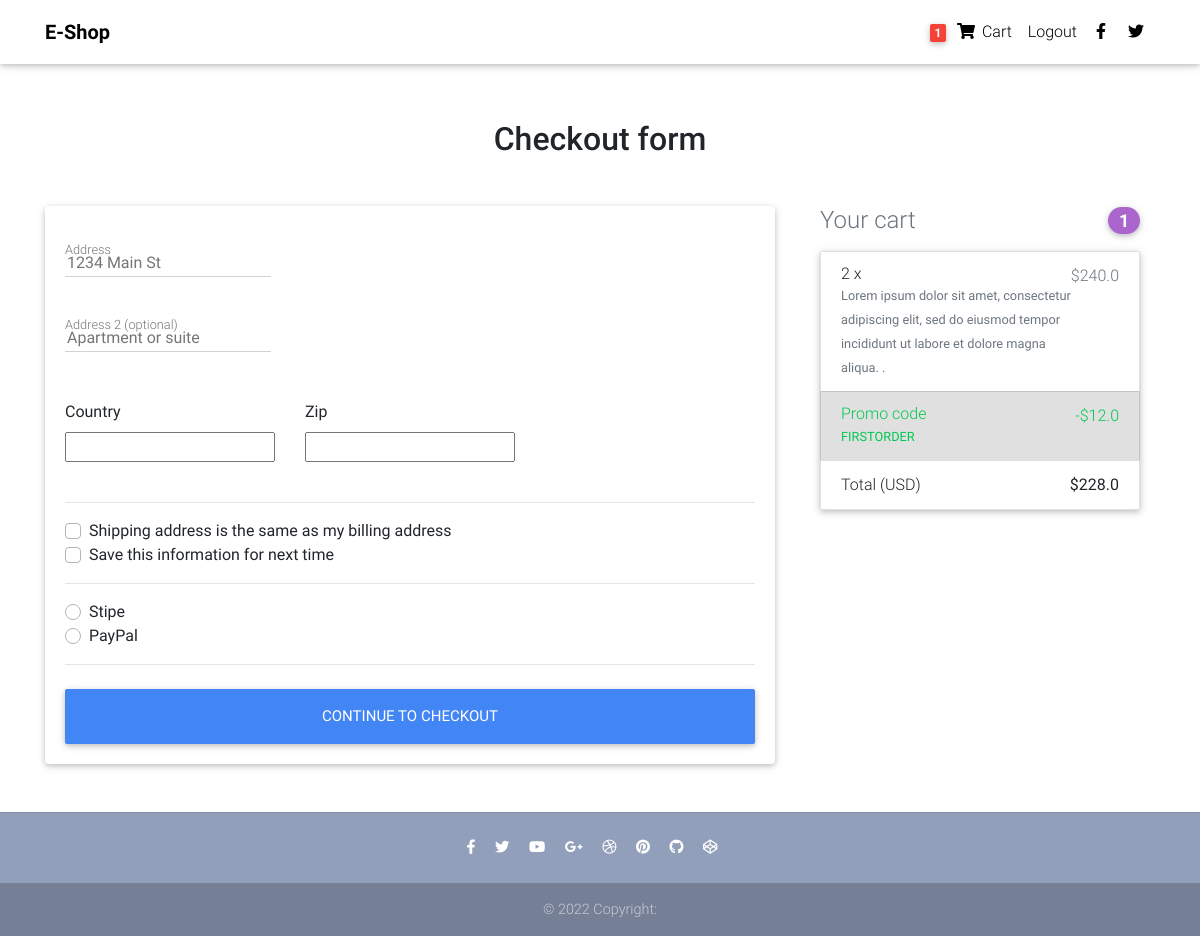
Screenshot of /checkout/ (signed in) with the database file from the repository.
### onlinestore/models.py (models this page shows, shortened)
class Order(models.Model):
    user = models.ForeignKey(User, on_delete=models.CASCADE) # CASCADE -> delte child rows after parent's record deletion
    ref_code = models.CharField(max_length=25)
    items = models.ManyToManyField(OrderItem)
    numbers = models.PositiveIntegerField(default=1)
    start_date = models.DateTimeField(auto_now_add=True)
    ordered = models.BooleanField(default=False)
    placed_date = models.DateTimeField()
    billing_address = models.ForeignKey('BillingAddress', on_delete=models.SET_NULL,blank=True,null=True)
    payment = models.ForeignKey('Payment', on_delete=models.SET_NULL,blank=True,null=True)
    coupon = models.ForeignKey('Coupon', on_delete=models.SET_NULL,blank=True, null=True)
    being_delievered = models.BooleanField(default=False)
    recieved = models.BooleanField(default=False)
    refund_requested = models.BooleanField(default=False)
    refund_granted = models.BooleanField(default=False)
    def get_total(self):
        total=0
        for order_item in self.items.all():
            total = total + order_item.get_final_price()
        if self.coupon:
            total -= self.coupon.amount
        return total

class OrderItem(models.Model):
    user = models.ForeignKey(User, on_delete=models.CASCADE,blank=True, null=True)
    ordered = models.BooleanField(default=False)
    item = models.ForeignKey(Item, on_delete=models.CASCADE)
    quantity = models.IntegerField(default=1)
    def get_total_discount_item_price(self):
        return self.quantity * self.item.discount
    def get_final_price(self):
        if self.item.discount:
            return self.get_total_discount_item_price()
        return self.get_total_item_price()

class Item(models.Model):
    item_title = models.CharField(max_length=120)
    price = models.FloatField()
    discount = models.FloatField(blank=True, null=True)
    category = models.CharField(choices=CATEGORY_CHOICES, max_length=2,default='S')
    label = models.CharField(choices=LABEL_CHOICES,max_length=2,default='D')
    description = models.TextField(default="This is the dummy description of this product item")
    slug = models.SlugField(default='item_title')
    image = models.ImageField(blank=True, null=True)

class Coupon(models.Model):
    code = models.CharField(max_length=15)
    amount = models.FloatField(default=1.0)

### onlinestore/views.py (the view, shortened to what this page needs)
# urls.py: path('checkout/',checkoutView.as_view(),name='checkout'),
class checkoutView(View):
    def get(self,*args,**kwargs):
        try:
            order = Order.objects.get(user=self.request.user, ordered=False)
            form = checkoutForm()
            context = {
                'form' : form,
                'couponfprm':CouponForm(),
                'order': order,
                'DISPLAY_COUPOM_FORM':True
            }
            return render(self.request,"checkoutPage.html",context)
        except ObjectDoesNotExist:
            messages.info(self.request,"You don't have an active order.")
            return redirect("core:checkout")

### onlinestore/forms.py
class checkoutForm(forms.Form):
    street_address = forms.CharField(widget=forms.TextInput(attrs={'placeholder': '1234 Main St'}))
    home_address = forms.CharField(required=False,widget=forms.TextInput(attrs={'placeholder': 'Apartment or suite'}))
    country = CountryField(blank_label='(select country)').formfield(widget=CountrySelectWidget(attrs={'class': 'custom-select d-bock w-100'}))
    zip = forms.CharField(widget=forms.TextInput(attrs={'class': 'for-control'}))
    same_billing_address = forms.BooleanField(widget=forms.CheckboxInput())
    save_info = forms.BooleanField(widget=forms.CheckboxInput())
    payment_option = forms.ChoiceField(widget=forms.RadioSelect(), choices=PAYMENT_CHOICES)

class CouponForm(forms.Form):
    code =  forms.CharField(widget=forms.TextInput(attrs={
        'class':'forms-control',
        'placeholder':'Promo code',
        'aria-label':'Recipient\'s username',
        'aria-describedly': 'basic-addon2'
    }))

### onlinestore/templatetags/cartTemplateTags.py (called while the page is built)
@register.filter
def cartItemCount(user):
    if user.is_authenticated:
        qs = Order.objects.filter(user=user, ordered=False)
        if qs.exists():
            return qs[0].items.count()
        return 0

### templates/checkoutPage.html (shortened to what this page needs)
{% extends "base.html" %}
{% load crispy_forms_tags %}
{% block content %}
  <main >
    <div class="container wow fadeIn">
      <h2 class="my-5 h2 text-center">Checkout form</h2>
      <div class="row">
        <div class="col-md-8 mb-4">
          <div class="card">
            <form method="POST" class="card-body">
              <div class="md-form mb-5">
                {{form.street_address}}
                <label for="address" class="">Address</label>
              </div>
              <div class="md-form mb-5">
                {{form.home_address}}
                <label for="address-2" class="">Address 2 (optional)</label>
              </div>
              <div class="row">
                <div class="col-lg-4 col-md-12 mb-4">
                  <label for="country">Country</label>
                  {{form.country}}
                </div>
                <div class="col-lg-4 col-md-6 mb-4">
                  <label for="zip">Zip</label>
                  {{form.zip}}
                </div>
              </div>
              <hr>
              <div class="custom-control custom-checkbox">
                <label class="custom-control-label" for="same-address">Shipping address is the same as my billing address</label>
              </div>
              <div class="custom-control custom-checkbox">
                <label class="custom-control-label" for="save-info">Save this information for next time</label>
              </div>
              <hr>
              <div class="d-block my-3">
                {% for value, name in form.fields.payment_option.choices %}
                <div class="custom-control custom-radio">
                  <label class="custom-control-label" for="{{ name }}">{{ name }}</label>
                </div>
                {% endfor %}
              </div>
              <hr class="mb-4">
              <button class="btn btn-primary btn-lg btn-block" type="submit">Continue to checkout</button>
            </form>
          </div>
        </div>
        <div class="col-md-4 mb-4">
          {% include "order_snippet.html" %}
        </div>
      </div>
    </div>
  </main>
</body>
</html>
{% endblock content %}

### templates/navbar.html (shortened to what this page needs)
{% load cartTemplateTags %}
  <nav class="navbar fixed-top navbar-expand-lg navbar-light white scrolling-navbar">
    <div class="container">
      <a class="navbar-brand waves-effect" href="/">
        <strong class="black-text"><b>E-Shop</b></strong>
      </a>
      <div class="collapse navbar-collapse" id="navbarSupportedContent">
        <ul class="navbar-nav nav-flex-icons">
          {% if request.user.is_authenticated %}
          <li class="nav-item">
            <a href= "{% url 'onlinestore:orderSummary' %}" class="nav-link waves-effect">
              <span class="badge red z-depth-1 mr-1"> {{request.user | cartItemCount}} </span>
              <i class="fas fa-shopping-cart"></i>
              <span class="clearfix d-none d-sm-inline-block"> Cart </span>
            </a>
          </li>
          <li class="nav-item">
            <a class="nav-link waves-effect" href="{% url 'account_logout' %}">
              <span class="clearfix d-none d-sm-inline-block"> Logout </span>
            </a>
          </li>
          {% endif %}
          <li class="nav-item">
            <a href="https://www.facebook.com/" class="nav-link waves-effect" target="_blank">
              <i class="fab fa-facebook-f"></i>
            </a>
          </li>
          <li class="nav-item">
            <a href="https://twitter.com/" class="nav-link waves-effect" target="_blank">
              <i class="fab fa-twitter"></i>
            </a>
          </li>
        </ul>
      </div>
    </div>
  </nav>

### templates/order_snippet.html (shortened to what this page needs)
<div class="col-md-12 mb-4">
    <h4 class="d-flex justify-content-between align-items-center mb-3">
    <span class="text-muted">Your cart</span>
    <span class="badge badge-secondary badge-pill">{{ order.items.count }}</span>
    </h4>
    <ul class="list-group mb-3 z-depth-1">
    {% for order_item in order.items.all %}
    <li class="list-group-item d-flex justify-content-between lh-condensed">
        <div>
        <h6 class="my-0">{{ order_item.quantity }} x {{ order_item.item.title}}</h6>
        <small class="text-muted">{{ order_item.item.description}}</small>
        </div>
        <span class="text-muted">${{ order_item.get_final_price }}</span>
    </li>
    {% endfor %}
    {% if order.coupon %}
    <li class="list-group-item d-flex justify-content-between bg-light">
        <div class="text-success">
        <h6 class="my-0">Promo code</h6>
        <small>{{ order.coupon.code }}</small>
        </div>
        <span class="text-success">-${{ order.coupon.amount }}</span>
    </li>
    {% endif %}
    <li class="list-group-item d-flex justify-content-between">
        <span>Total (USD)</span>
        <strong>${{ order.get_total }}</strong>
    </li>
    </ul>
</div>

### templates/base.html (style rules this page uses)
html, body, header, .carousel { height: 60vh; }

### rows the page displays
Order: items.count "1", coupon.code "FIRSTORDER", coupon.amount "12.0", get_total "228.0"
OrderItem: quantity "2", item.description "Lorem ipsum dolor sit amet, consectetur adipiscing elit, sed do eiusmod tempor incididunt ut labore et dolore magna aliqua. .", get_final_price "240.0"

### other values shown
{{ request.user | cartItemCount }} "1"
{{ name }} "Stipe" "PayPal"
